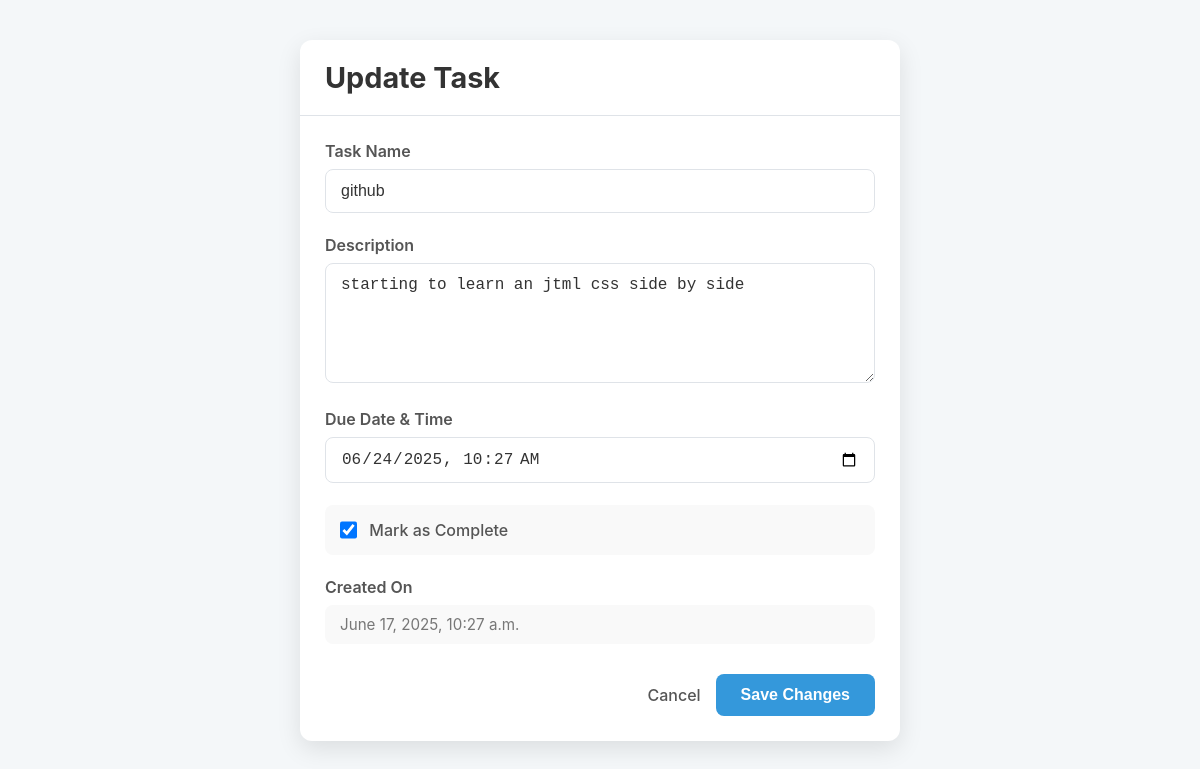
Screenshot of /crud_opp/update/5/ with the database file from the repository.
### crud_opp/models.py (models this page shows, shortened)
class Task(models.Model):
    name = models.CharField(max_length=50)
    description = models.TextField()
    created_date = models.DateTimeField(default = timezone.now)
    complete_status = models.BooleanField(default= False)
    due_date = models.DateTimeField()

### crud_opp/views.py (the view)
# urls.py: path('update/<int:pk>/', views.update, name='update'),
def update(request, pk):
    task = get_object_or_404(Task, pk = pk)
    form = TaskForm(request.POST or None, instance= task)
    if form.is_valid():
        form.save()
        return redirect('read')
    return render(request, 'update.html', {'form':form})

### crud_opp/froms.py
class TaskForm(forms.ModelForm):
    class Meta:
        model = Task
        fields = ['name', 'description', 'complete_status', 'due_date']
        widgets = {
            'created_date': forms.DateTimeInput(attrs={
               'type': 'datetime-local'
            }),
            'due_date': forms.DateTimeInput(attrs={
                'type': 'datetime-local'
            }),
        }

### crud_opp/templates/update.html (shortened to what this page needs)
<!DOCTYPE html>
<html lang="en">
<head>
</head>
<body>
    <div class="form-container">
        <header class="form-header">
            <h1>Update Task</h1>
        </header>
        <form method="post">
            <div class="form-group">
                <label for="id_name" class="form-label">Task Name</label>
                <input type="text" name="name" id="id_name" class="form-control" value="{{ form.name.value|default:'' }}" required maxlength="50">
            </div>
            <div class="form-group">
                <label for="id_description" class="form-label">Description</label>
                <textarea name="description" id="id_description" class="form-control">{{ form.description.value|default:'' }}</textarea>
            </div>
            <div class="form-group">
                <label for="id_due_date" class="form-label">Due Date & Time</label>
                <input type="datetime-local" name="due_date" id="id_due_date"
                    class="form-control"
                    value="{% if form.instance.due_date %}{{ form.instance.due_date|date:'Y-m-d\\TH:i' }}{% endif %}" required>
            </div>
            <div class="form-group checkbox-group">
                <input type="checkbox" name="complete_status" id="id_complete_status" {% if form.instance.complete_status %}checked{% endif %}>
                <label for="id_complete_status" class="form-label">Mark as Complete</label>
            </div>
            <div class="info-group">
                <label class="form-label">Created On</label>
                <div class="info-text">{{ form.instance.created_date|date:"F j, Y, P" }}</div>
            </div>
            <div class="button-group">
                <a href="{% url 'read' %}" class="link-secondary">Cancel</a>
                <button type="submit" class="btn btn-primary">Save Changes</button>
            </div>
        </form>
    </div>
</body>
</html>

### crud_opp/templates/update.html (style rules this page uses)
:root { --primary-color: #3498db; --primary-color-dark: #2980b9; --background-color: #f4f7f9; --card-background: #ffffff; --text-color: #333; --text-secondary: #555; --border-color: #dfe3e8; --shadow-color: rgba(0, 0, 0, 0.1); --focus-glow-color: rgba(52, 152, 219, 0.25); }
*, *::before, *::after { box-sizing: border-box; margin: 0; padding: 0; }
body { font-family: -apple-system, BlinkMacSystemFont, "Segoe UI", Roboto, Helvetica, Arial, sans-serif; background-color: var(--background-color); color: var(--text-color); display: flex; justify-content: center; align-items: flex-start; min-height: 100vh; padding: 40px 20px; }
.form-container { background-color: var(--card-background); border-radius: 12px; box-shadow: 0 8px 25px var(--shadow-color); max-width: 600px; width: 100%; overflow: hidden; }
.form-header { padding: 20px 25px; border-bottom: 1px solid var(--border-color); }
.form-header h1 { font-size: 1.8rem; color: var(--text-color); margin: 0; }
form { padding: 25px; }
.form-group, .info-group { margin-bottom: 22px; }
.form-label { display: block; font-weight: 600; color: var(--text-secondary); margin-bottom: 8px; }
.form-control { width: 100%; padding: 12px 15px; border: 1px solid var(--border-color); border-radius: 8px; font-size: 1rem; color: var(--text-color); transition: border-color 0.2s, box-shadow 0.2s; }
textarea.form-control { resize: vertical; min-height: 120px; }
.checkbox-group { display: flex; align-items: center; gap: 12px; background-color: #f9f9f9; padding: 15px; border-radius: 8px; }
.checkbox-group input[type="checkbox"] { width: 1.3em; height: 1.3em; cursor: pointer; }
.checkbox-group .form-label { margin: 0; font-weight: 500; }
.info-group .info-text { font-size: 0.95rem; color: #777; background-color: #f9f9f9; padding: 10px 15px; border-radius: 8px; }
.button-group { display: flex; justify-content: flex-end; align-items: center; gap: 15px; margin-top: 30px; }
.btn { border: none; border-radius: 8px; padding: 12px 25px; font-size: 1rem; font-weight: 600; cursor: pointer; text-decoration: none; transition: all 0.2s ease-in-out; }
.btn-primary { background-color: var(--primary-color); color: white; }
.link-secondary { color: var(--text-secondary); text-decoration: none; font-weight: 500; }

### rows the page displays
Task: name "github", description "starting to learn an jtml css side by side", due_date "06/24/2025 10:27", complete_status "☑", instance.created_date "June 17, 2025, 10:27 a.m."
